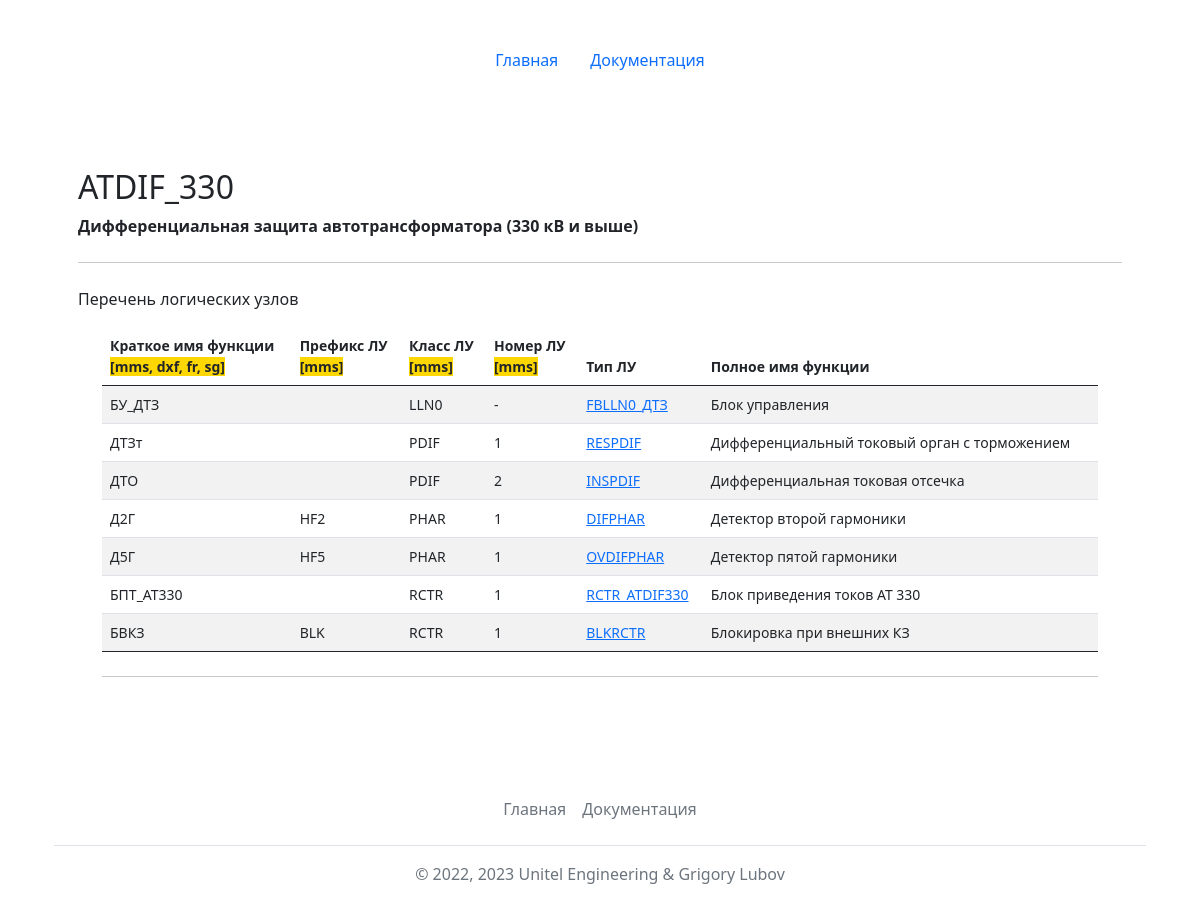
The app's page /reports/show/?name=ATDIF_330&type=ld, older data.
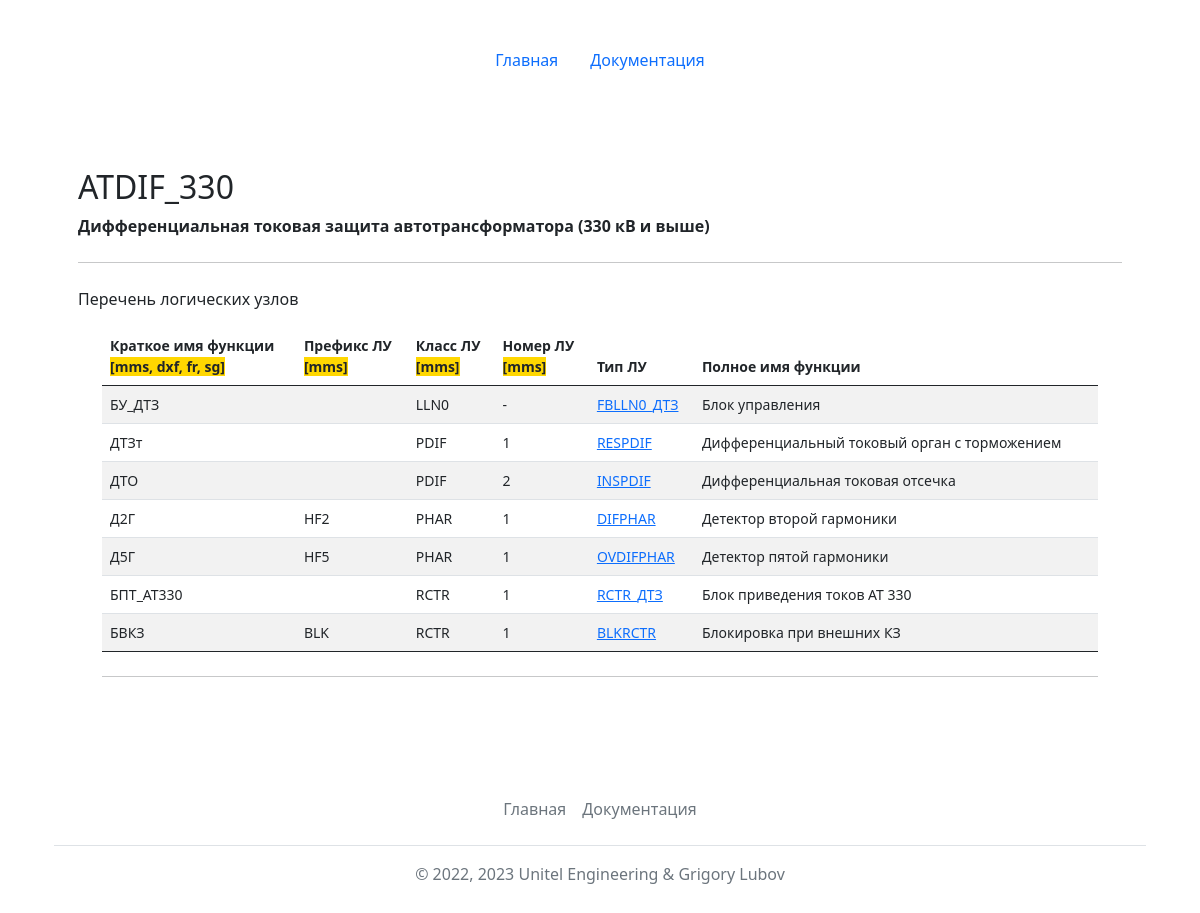
The same page, newer data.
### mainapp/models.py (models this page shows, shortened)
class LogicDevices(models.Model):
    id = models.AutoField(primary_key=True)
    name = models.CharField(max_length=128, verbose_name='Обозначение логического устройства', unique=True)
    fb_name = models.CharField(max_length=128, verbose_name='Обозначение функционального блока', unique=True)
    description = models.TextField(max_length=1024, blank=True, verbose_name='Назначение логического устройства (ФБ)')
    def __str__(self):
        return self.name
    class Meta:
        verbose_name = 'Логическое устройство'
        verbose_name_plural = 'Логические устройства'
        ordering = ['name']

class LogicNodeInstantiated(models.Model):
    id = models.AutoField(primary_key=True)
    short_name = models.CharField(max_length=64, verbose_name='Краткое имя (например: БУ или ДЗТ)', unique=True)
    full_name = models.CharField(max_length=128, verbose_name='Полное имя', blank=True)
    ln_prefix = models.CharField(max_length=32, verbose_name='Префикс ЛУ', blank=True)
    class_name = models.CharField(max_length=4, verbose_name='Класс (например: PDIF)')
    instance = models.IntegerField(verbose_name='Номер экземпляра', blank=True, null=True)
    ln_type = models.ForeignKey(LogicNodesTypes, on_delete=models.CASCADE, verbose_name='Тип ЛУ', null=True)
    def __str__(self):
        return str(self.short_name)
    class Meta:
        verbose_name = 'Экземпляр логического узла'
        verbose_name_plural = 'Экземпляр логического узла'
        ordering = ['short_name']
    @property
    def get_instance(self):
        if self.instance==-1:
            return '(n)'
        if self.instance:
            return self.instance
        else:
            return "-"

class LogicNodesTypes(models.Model):
    id = models.AutoField(primary_key=True)
    name = models.CharField(max_length=64, verbose_name='Имя типа ЛУ', unique=True)
    description = models.TextField(max_length=1024, blank=True, verbose_name='Описание')
    explanation = models.TextField(max_length=2048, blank=True, verbose_name='Пояснение')
    def __str__(self):
        return self.name
    class Meta:
        verbose_name = 'Тип логического узла'
        verbose_name_plural = 'Типы логических узлов'
        ordering = ['name']

### mainapp/views.py (the view, shortened to what this page needs)
# urls.py: path('reports/show/', views.show),
def show(request):
    name = request.GET.get('name')
    type = request.GET.get('type')
    if type == 'ld':
        ld = LogicDevices.objects.get(name=name)
        lns_conns = LDLNconnections.objects.all().filter(ld_id=ld.id)
        lns_conns = lns_conns.order_by('ld')
        lns = list()
        for item in lns_conns.iterator():
            print('------------>', item.ln)
            ln = LogicNodeInstantiated.objects.get(short_name=item.ln)
            lns.append(ln)
        lns.sort(key=lambda x: x.class_name)
        return render(request, 'mainapp/showldobj.html', {'ld':ld, 'lns': lns, 'title': 'Экземпляры ЛУ в составе лог. устройства '+str(ld)})

### templates/mainapp/showldobj.html (shortened to what this page needs)
{% extends 'base.html' %}
{% block content %}
<main class="container py-5">
    {% if lns %}
    <h2 class="mt-4">{{ld.name}}</h2>
    <p><strong>{{ld.description}}</strong></p>
    <hr class="my-4">
    <p>Перечень логических узлов</p>
    <div class="container small">
    <table class="table table-striped">
        <thead>
            <tr>
                <th scope="col">Краткое имя функции <br><span style="background: gold">[mms, dxf, fr, sg]</span></th>
                <th scope="col">Префикс ЛУ <br><span style="background: gold">[mms]</span></th>
                <th scope="col">Класс ЛУ <br><span style="background: gold">[mms]</span></th>
                <th scope="col">Номер ЛУ <br><span style="background: gold">[mms]</span></th>
                <th scope="col">Тип ЛУ</th>
                <th scope="col">Полное имя функции</th>
            </tr>
        </thead>
        <tbody>
        {% for item in lns %}
            <tr>
                <td>{{item.short_name}}</td>
                <td>{{item.ln_prefix}}</td>
                <td>{{item.class_name}}</td>
                {% if item.get_ln_instance == -1%}<td>(n)</td>
                {% else %}<td>{{item.get_instance}}</td>{% endif %}
                <td><a href="?name={{item.ln_type}}&type=ln">{{item.ln_type}}</a></td>
                <td>{{item.full_name}}</td>
            </tr>
        {% endfor %}
        </tbody>
    </table>
    <hr class="my-4">
    </div>
    {% else %}
    <h2 class="mt-4">В логическом устройстве {{ld.name}} ({{ld.get_description}}) нет логических узлов :(</h2>
    {% endif %}
</main>
{% endblock %}

Row changes from the older to the newer data that the page shows:
changed LogicDevices "ATDIF_330": description "Дифференциальная защита автотрансформатора (330 кВ и выше)" → "Дифференциальная токовая защита автотрансформатора (330 кВ и выше)"
changed through a linked row, LogicNodeInstantiated "БПТ_АТ330": ln_type "RCTR_ATDIF330" → "RCTR_ДТЗ"
